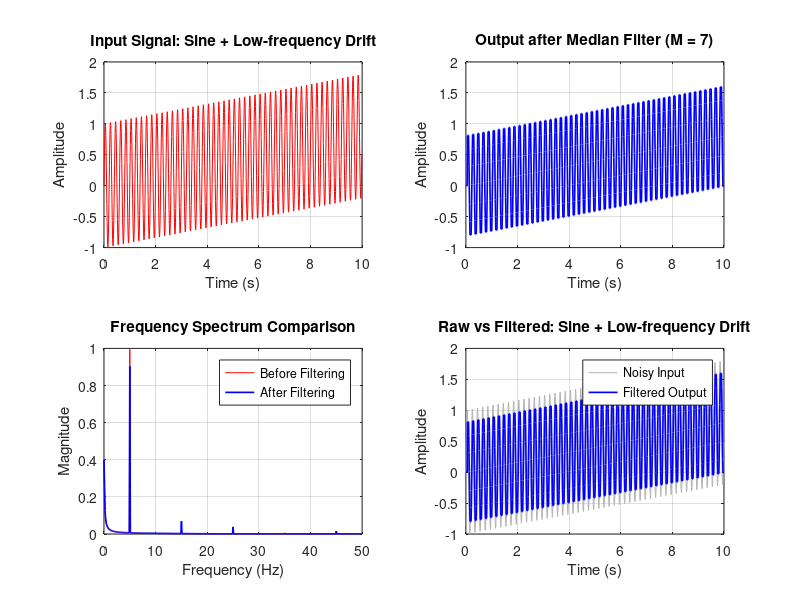

The MATLAB script that drew this image: (Note: this script raises an error after producing the figure.)

clc;
clear;
close all;

%% 1. INPUT SIGNAL
fs = 100;
t = 0:1/fs:9.99;
N = length(t);

rng(1);

% Case 1: Sine + Random Noise
s1 = sin(2*pi*1*t);
x1 = s1 + 0.25*randn(size(t));

% Case 2: Sine + High-frequency Noise
s2 = sin(2*pi*1*t);
x2 = s2 + 0.35*sin(2*pi*20*t);

% Case 3: Step + Random Noise
s3 = double(t >= 5);
x3 = s3 + 0.2*randn(size(t));

% Case 4: Sine + Spike Noise
s4 = sin(2*pi*1*t);
x4 = s4;
idx4 = [100 300 600 800];
x4(idx4) = x4(idx4) + [2 -2 2 -2];

% Case 5: Sine + Low-frequency Drift
s5 = sin(2*pi*5*t);
x5 = s5 + 0.8*(t/max(t));

% Case 6: Sine + High-frequency Noise + Spike Noise
s6 = sin(2*pi*1*t);
x6 = s6 + 0.25*sin(2*pi*20*t);
idx6 = [100 300 600 800];
x6(idx6) = x6(idx6) + [2 -2 2 -2];

% Store all signals
cleanSignals = [s1; s2; s3; s4; s5; s6];
inputSignals = [x1; x2; x3; x4; x5; x6];

signalNames = {
    'Sine + Random Noise'
    'Sine + High-frequency Noise'
    'Step + Random Noise'
    'Sine + Spike Noise'
    'Sine + Low-frequency Drift'
    'Sine + High-frequency Noise + Spike Noise'
};

%% 2. SELECT INPUT SIGNAL
fprintf('============================================\n');
fprintf('          Median Filter System\n');
fprintf('============================================\n');
fprintf('1. Sine + Random Noise\n');
fprintf('2. Sine + High-frequency Noise\n');
fprintf('3. Step + Random Noise\n');
fprintf('4. Sine + Spike Noise\n');
fprintf('5. Sine + Low-frequency Drift\n');
fprintf('6. Sine + High-frequency Noise + Spike Noise\n');

choice = input('Select signal (1-6): ');

if isempty(choice) || ~isscalar(choice) || ...
        ~isfinite(choice) || choice ~= floor(choice) || ...
        choice < 1 || choice > 6
    error('Please select a valid signal from 1 to 6.');
end

s = cleanSignals(choice,:);
x = inputSignals(choice,:);
signalName = signalNames{choice};

%% 3. MEDIAN FILTER
% Median Filter; window size M = 7
M = 7;
y = zeros(1,N);

for k = M:N
    y(k) = median(x(k-M+1:k));
end

%% 4. MSE CALCULATION
mseBefore = mean((x - s).^2);
mseAfter = mean((y - s).^2);

fprintf('\n========== MSE RESULTS ==========\n');
fprintf('Selected Signal: %s\n', signalName);
fprintf('MSE Before Filtering = %.6f\n', mseBefore);
fprintf('MSE After Filtering  = %.6f\n', mseAfter);

if mseAfter < mseBefore
    fprintf('Result: Moving Average filter reduced the MSE.\n');
elseif mseAfter > mseBefore
    fprintf('Result: Moving Average filter increased the MSE.\n');
else
    fprintf('Result: MSE remained unchanged.\n');
end
fprintf('=================================\n');

%% 5. FREQUENCY SPECTRUM
Xfft = fft(x);
Yfft = fft(y);

halfN = floor(N/2) + 1;
f = (0:halfN-1)*(fs/N);

Xmag = abs(Xfft(1:halfN))/N;
Ymag = abs(Yfft(1:halfN))/N;

% Convert to one-sided amplitude spectrum
if rem(N,2) == 0
    Xmag(2:end-1) = 2*Xmag(2:end-1);
    Ymag(2:end-1) = 2*Ymag(2:end-1);
else
    Xmag(2:end) = 2*Xmag(2:end);
    Ymag(2:end) = 2*Ymag(2:end);
end

%% 6. PLOT RESULTS
figure('Name','Median Filter System', ...
       'NumberTitle','off');

% Plot 1: Input Signal
subplot(2,2,1);
plot(t,x,'r');
grid on;
title(['Input Signal: ' signalName]);
xlabel('Time (s)');
ylabel('Amplitude');

% Plot 2: Filtered Output
subplot(2,2,2);
plot(t,y,'b','LineWidth',1.2);
grid on;
title('Output after Median Filter (M = 7)');
xlabel('Time (s)');
ylabel('Amplitude');

% Plot 3: Frequency Spectrum Comparison
subplot(2,2,3);
plot(f,Xmag,'r');
hold on;
plot(f,Ymag,'b','LineWidth',1.2);
hold off;
grid on;
title('Frequency Spectrum Comparison');
xlabel('Frequency (Hz)');
ylabel('Magnitude');
legend('Before Filtering','After Filtering');
xlim([0 fs/2]);

% Plot 4: Raw vs Filtered
subplot(2,2,4);
plot(t,x,'Color',[0.7 0.7 0.7]);
hold on;
plot(t,y,'b','LineWidth',1.2);
hold off;
grid on;
title(['Raw vs Filtered: ' signalName]);
xlabel('Time (s)');
ylabel('Amplitude');
legend('Noisy Input','Filtered Output', ...
       'Location','best');

sgtitle('Median Filter System');
